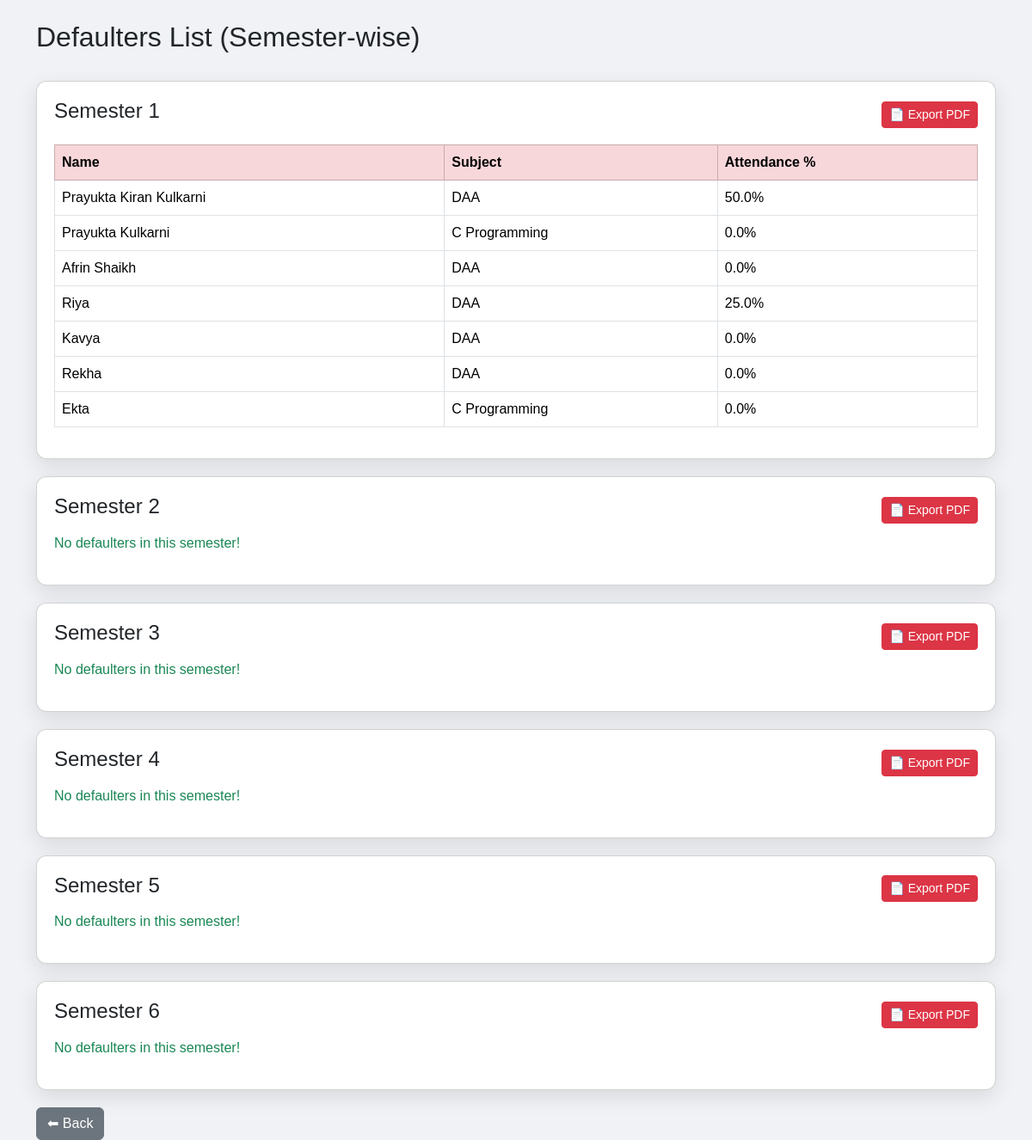
/defaulter (signed in), run on the app's committed database.
### app.py (models this page shows)
class User(UserMixin, db.Model):
    id = db.Column(db.Integer, primary_key=True)
    username = db.Column(db.String(100), unique=True)
    password = db.Column(db.String(200))
    role = db.Column(db.String(20))
    year = db.Column(db.Integer)
    semester = db.Column(db.Integer)
    division = db.Column(db.String(5))
    classes = db.relationship('FacultyClass', backref='faculty', lazy=True)

class Subject(db.Model):
    id = db.Column(db.Integer, primary_key=True)
    subject = db.Column(db.String(100))
    year = db.Column(db.Integer)
    semester = db.Column(db.Integer)
    division = db.Column(db.String(5))
    faculty_id = db.Column(db.Integer, db.ForeignKey("user.id"))
    faculty = db.relationship("User")  # Access faculty username

### app.py (the view)
@app.route('/defaulter')
@login_required
def defaulter_list():
    if current_user.role not in ['admin', 'faculty']:
        return "Access Denied"
    semesters = [1, 2, 3, 4, 5, 6]
    defaulters_semwise = {}
    for sem in semesters:
        students = User.query.filter_by(role='student', semester=sem).all()
        sem_defaulters = []
        for s in students:
            subjects = Subject.query.filter_by(
                year=s.year,
                semester=s.semester,
                division=s.division
            ).all()
            for sub in subjects:
                sessions = Session.query.filter_by(subject_id=sub.id).all()
                total_sessions = len(sessions)
                if total_sessions == 0:
                    continue
                attended = Attendance.query.filter(
                    Attendance.student_id == s.id,
                    Attendance.session_id.in_([sess.id for sess in sessions])
                ).count()
                percentage = round((attended / total_sessions) * 100, 2)
                if percentage < 75:
                    sem_defaulters.append({
                        'name': s.username,
                        'subject': sub.subject,
                        'percentage': percentage
                    })
        defaulters_semwise[sem] = sem_defaulters
    return render_template("defaulter.html", defaulters_semwise=defaulters_semwise)

### app.py (called while the page is built)
@login_manager.user_loader
def load_user(user_id):
    return User.query.get(int(user_id))

### templates/defaulter.html (shortened to what this page needs)
<!DOCTYPE html>
<html lang="en">
<head>
<link href="https://cdn.jsdelivr.net/npm/bootstrap@5.3.2/dist/css/bootstrap.min.css" rel="stylesheet">
</head>
<body>
<div class="container mt-4">
<div class="header mb-4">
    <h2>Defaulters List (Semester-wise)</h2>
</div>
{% for sem, students in defaulters_semwise.items() %}
    <div class="card">
        <div class="d-flex justify-content-between align-items-center">
            <h4>Semester {{ sem }}</h4>
            <a href="{{ url_for('export_defaulters_pdf', sem=sem) }}"
               class="btn btn-danger btn-sm">
               📄 Export PDF
            </a>
        </div>
        {% if students %}
        <table class="table table-bordered mt-3">
            <thead class="table-danger">
                <tr>
                    <th>Name</th>
                    <th>Subject</th>
                    <th>Attendance %</th>
                </tr>
            </thead>
            <tbody>
                {% for s in students %}
                <tr>
                    <td>{{ s.name }}</td>
                    <td>{{ s.subject }}</td>
                    <td>{{ s.percentage }}%</td>
                </tr>
                {% endfor %}
            </tbody>
        </table>
        {% else %}
            <p class="text-success mt-2">No defaulters in this semester!</p>
        {% endif %}
    </div>
{% endfor %}
<a href="/admin/dashboard" class="btn btn-secondary">⬅ Back</a>
</div>
</body>
</html>

### templates/defaulter.html (style rules this page uses)
body { font-family: Poppins, sans-serif; background: #f0f2f5; }
.card { border-radius: 12px; box-shadow: 0 8px 25px rgba(0,0,0,0.1); padding: 20px; margin-bottom: 20px; }
.header { display: flex; justify-content: space-between; align-items: center; }

### data on the page
User: name "Prayukta Kiran Kulkarni"
Subject: subject "DAA" "DAA" "DAA" "DAA" "DAA"
User: name "Prayukta Kulkarni"
Subject: subject "C Programming" "C Programming"
User: name "Afrin Shaikh"
User: name "Riya"
User: name "Kavya"
User: name "Rekha"
User: name "Ekta"

### other printed values
{{ sem }} "1" "2" "3" "4" "5" "6"
{{ s.percentage }} "50.0" "0.0" "0.0" "25.0" "0.0" "0.0" "0.0"
